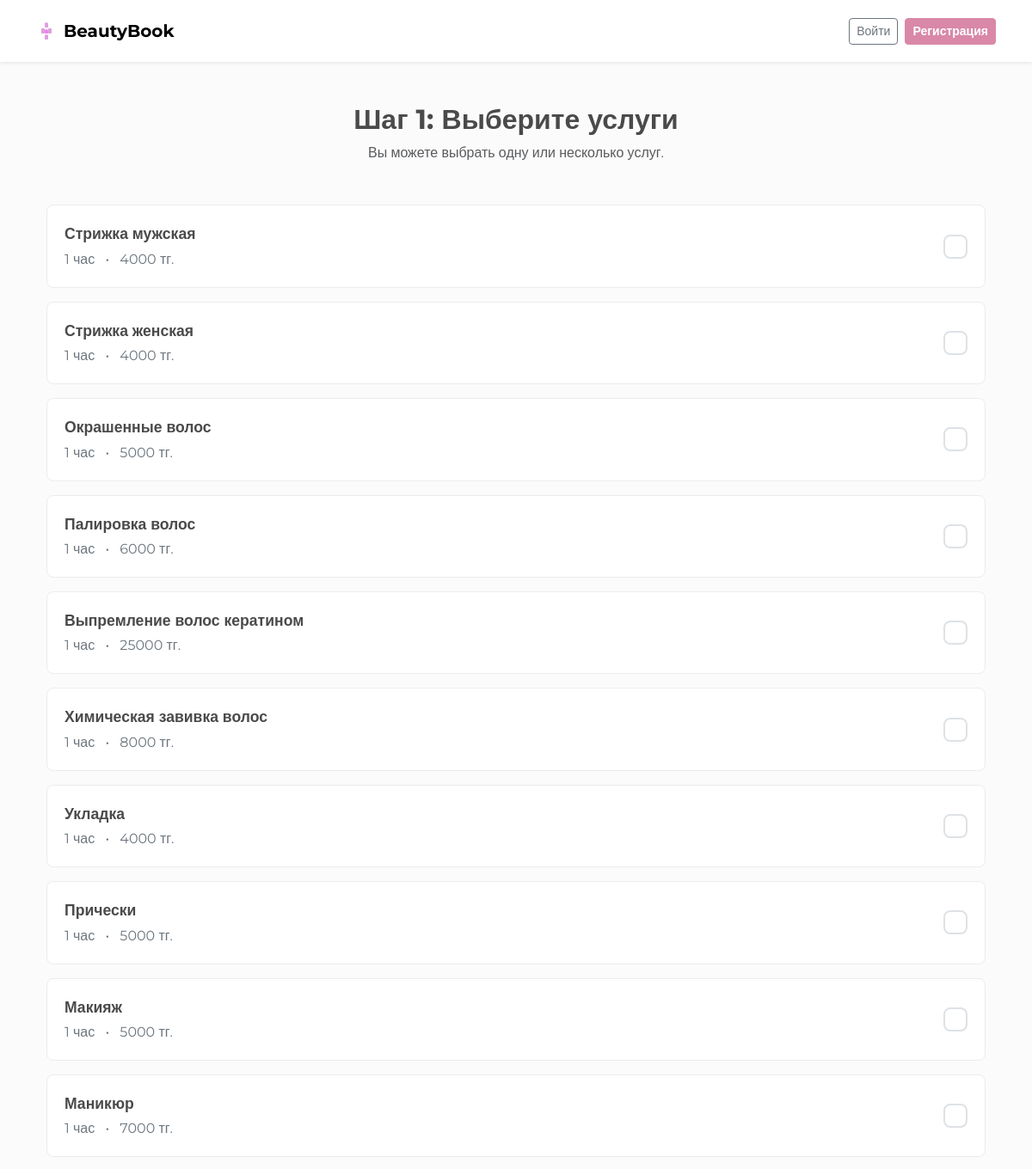
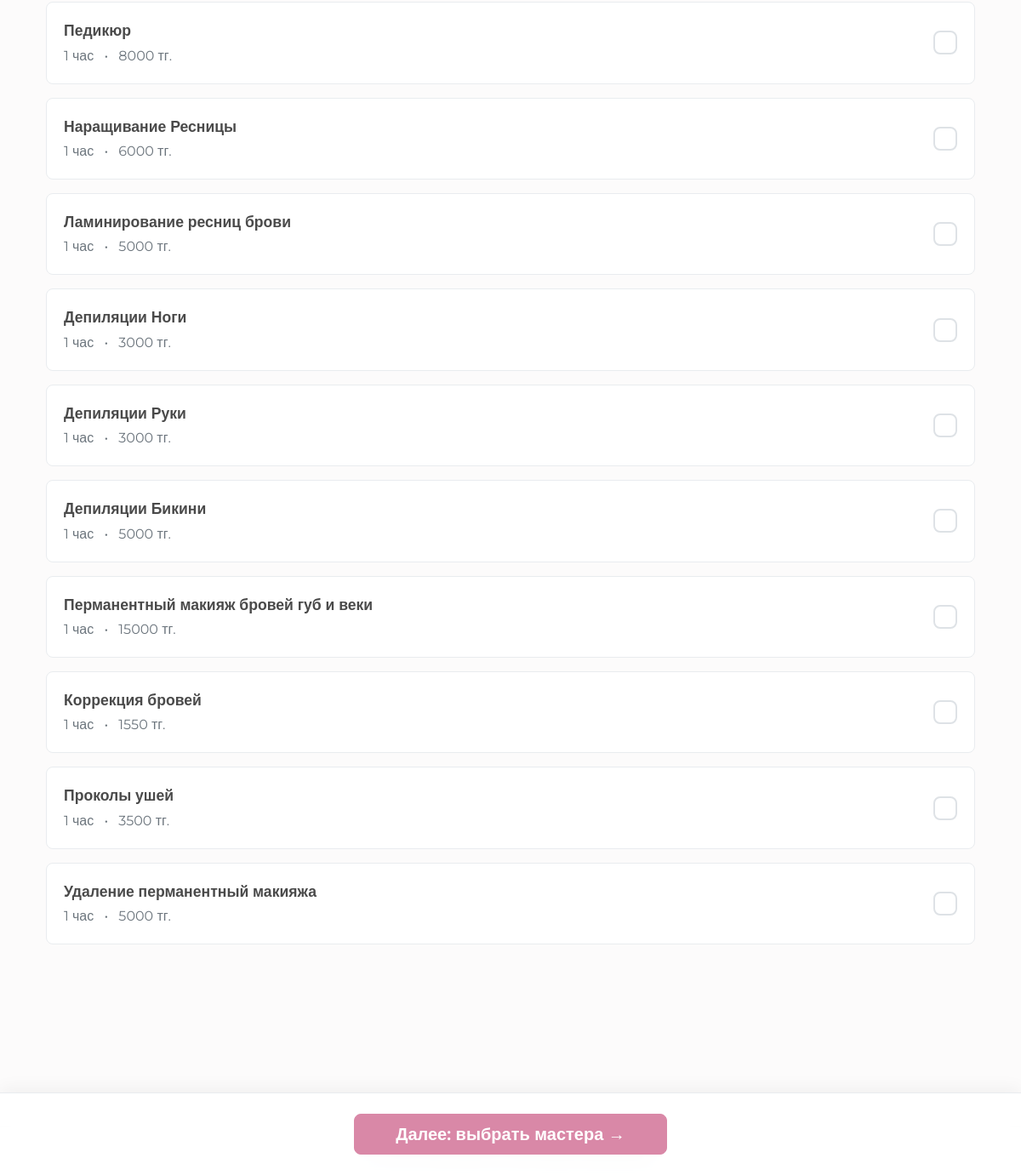
The app's page /booking/select-service/ with its own data (2 pictures, top to bottom).
### booking/models.py (models this page shows, shortened)
class Service(models.Model):
    name = models.CharField(max_length=100)
    price = models.DecimalField(max_digits=10, decimal_places=2)
    duration = models.DurationField()

### booking/views.py (the view)
# urls.py: path('select-service/', views.service_selection, name='service_selection'),
def service_selection(request):
    services = Service.objects.all()
    return render(request, 'booking/1_service_selection.html', {'services': services})

### booking/templatetags/booking_extras.py (called while the page is built)
@register.filter
def format_duration(duration):
    if not duration:
        return ""
    total_minutes = int(duration.total_seconds() / 60)
    hours = total_minutes // 60
    minutes = total_minutes % 60
    if hours > 0 and minutes > 0:
        return f"{hours} час {minutes} мин"
    elif hours > 0:
        return f"{hours} час"
    else:
        return f"{minutes} мин"

### templates/booking/1_service_selection.html (shortened to what this page needs)
{% extends 'base.html' %}
{% load booking_extras %}
{% block content %}
<div class="container py-5">
    <div class="text-center mb-5">
        <h2 class="fw-bold">Шаг 1: Выберите услуги</h2>
        <p class="text-muted">Вы можете выбрать одну или несколько услуг.</p>
    </div>
    <form action="{% url 'booking:master_selection' %}" method="get" id="service-form">
        <div class="services-container">
            {% for service in services %}
                <label class="service-card-label">
                    <div class="service-card">
                        <div class="service-info">
                            <div class="service-name">{{ service.name }}</div>
                            <div class="service-details mt-1">
                                <span>{{ service.duration|format_duration }}</span>
                                <span class="mx-2">•</span>
                                <span>{{ service.price|floatformat:"0" }} тг.</span>
                            </div>
                        </div>
                        <div class="custom-checkbox"></div>
                    </div>
                </label>
            {% endfor %}
        </div>
        <div class="sticky-footer-container text-center">
            <button type="submit" class="btn btn-primary btn-lg px-5">Далее: выбрать мастера →</button>
        </div>
    </form>
</div>
{% endblock %}

### templates/base.html (shortened to what this page needs)
{% load django_bootstrap5 %}
{% load static %}
<!DOCTYPE html>
<html lang="ru" class="h-100">
<head>
    {% bootstrap_css %}
    <link rel="stylesheet" href="https://cdn.jsdelivr.net/npm/bootstrap-icons@1.11.3/font/bootstrap-icons.min.css">
    <link rel="stylesheet" href="{% static 'css/custom_theme.css' %}">
</head>
<body class="d-flex flex-column">
<nav class="navbar navbar-expand-lg navbar-light bg-white shadow-sm sticky-top py-3">
    <div class="container">
        <a class="navbar-brand d-flex align-items-center" href="{% url 'home' %}">
            <span class="fw-bold fs-5">BeautyBook</span>
        </a>
        <div class="d-none d-lg-flex align-items-center">
            {% if user.is_authenticated %}
                {% if user.is_superuser %}
                    <a href="{% url 'admin_dashboard' %}" class="btn btn-secondary btn-sm">Панель</a>
                {% endif %}
                {% if not user.is_staff or user.masterprofile %}
                    <a href="{% url 'users:profile' %}" class="btn btn-outline-secondary btn-sm ms-2">Личный кабинет</a>
                {% endif %}
                <form action="{% url 'logout' %}" method="post" class="d-inline ms-2">
                    {% csrf_token %}
                    <button type="submit" class="btn btn-primary btn-sm">Выйти</button>
                </form>
            {% else %}
                <a href="{% url 'login' %}" class="btn btn-outline-secondary btn-sm">Войти</a>
                <a href="{% url 'users:signup' %}" class="btn btn-primary btn-sm ms-2">Регистрация</a>
            {% endif %}
        </div>
    </div>
</nav>
<main class="main-content {% block container_class %}container{% endblock %}">
    {% block content %}{% endblock %}
</main>
<footer class="footer mt-auto py-3 bg-light text-center border-top">
    <div class="container">
        <span class="text-muted">© {% now "Y" %} BeautyBook. Все права защищены.</span>
    </div>
</footer>
</body>
</html>

### static/css/custom_theme.css (style rules this page uses)
:root { --bs-primary: #D988A7; --bs-primary-rgb: 217, 136, 167; --bs-secondary: #f0e6e6; --bs-body-bg: #FCFBFB; --bs-body-color: #4a4a4a; --bs-font-sans-serif: 'Montserrat', sans-serif; --bs-border-radius: 0.5rem; --bs-btn-padding-y: 0.6rem; --bs-btn-padding-x: 1.2rem; }
body { font-family: var(--bs-font-sans-serif); }
.btn-primary { background-color: var(--bs-primary); border-color: var(--bs-primary); font-weight: 600; transition: all 0.2s ease-in-out; }
a { color: var(--bs-primary); }

### templates/base.html (style rules this page uses)
body { display: flex; flex-direction: column; min-height: 100vh; }
.main-content { flex-grow: 1; }

### templates/booking/1_service_selection.html (style rules this page uses)
.service-card-label { display: block; cursor: pointer; margin-bottom: 1rem; border-radius: var(--bs-border-radius); }
.service-card { display: flex; justify-content: space-between; align-items: center; padding: 1.25rem; border: 1px solid var(--bs-gray-200); border-radius: var(--bs-border-radius); transition: all 0.2s ease-in-out; background-color: #fff; }
.custom-checkbox { width: 28px; height: 28px; border: 2px solid var(--bs-gray-300); border-radius: 0.5rem; display: flex; align-items: center; justify-content: center; transition: all 0.2s ease-in-out; flex-shrink: 0; margin-left: 1rem; }
.custom-checkbox::after { content: '✔'; font-size: 1.2rem; color: #fff; opacity: 0; transform: scale(0.5); transition: all 0.2s ease-in-out; }
.service-name { font-weight: 600; font-size: 1.1rem; }
.service-details { color: var(--bs-gray-600); }
.sticky-footer-container { position: fixed; bottom: 0; left: 0; width: 100%; padding: 1.5rem; background-color: rgba(255, 255, 255, 0.9); backdrop-filter: blur(10px); border-top: 1px solid var(--bs-gray-200); box-shadow: 0 -4px 20px rgba(0, 0, 0, 0.05); z-index: 10; }
.services-container { padding-bottom: 150px; }

### records on screen
Service: name "Стрижка мужская", duration "1 час", price "4000"
Service: name "Стрижка женская", duration "1 час", price "4000"
Service: name "Окрашенные волос", duration "1 час", price "5000"
Service: name "Палировка волос", duration "1 час", price "6000"
Service: name "Выпремление волос кератином", duration "1 час", price "25000"
Service: name "Химическая завивка волос", duration "1 час", price "8000"
Service: name "Укладка", duration "1 час", price "4000"
Service: name "Прически", duration "1 час", price "5000"
Service: name "Макияж", duration "1 час", price "5000"
Service: name "Маникюр", duration "1 час", price "7000"
Service: name "Педикюр", duration "1 час", price "8000"
Service: name "Наращивание Ресницы", duration "1 час", price "6000"
Service: name "Ламинирование ресниц брови", duration "1 час", price "5000"
Service: name "Депиляции Ноги", duration "1 час", price "3000"
Service: name "Депиляции Руки", duration "1 час", price "3000"
Service: name "Депиляции Бикини", duration "1 час", price "5000"
Service: name "Перманентный макияж бровей губ и веки", duration "1 час", price "15000"
Service: name "Коррекция бровей", duration "1 час", price "1550"
Service: name "Проколы ушей", duration "1 час", price "3500"
Service: name "Удаление перманентный макияжа", duration "1 час", price "5000"
